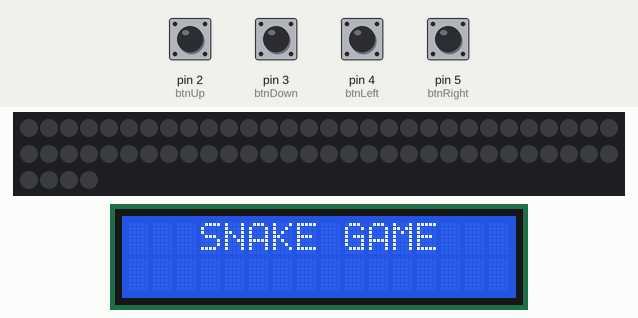
Bench run of a sketch on a simulated Arduino Uno, built with avr-gcc and run on an emulated ATmega328P. Shown: 64 RGB LEDs in strip order, left to right, continuing on the next row, 16×2 character LCD. Inputs (shaded band) come from the test bench; at power-on: pin 2 (btnUp), pin 3 (btnDown), pin 4 (btnLeft), pin 5 (btnRight) HIGH. Dim RGB values are drawn brighter than linear; random numbers use the default seed unless the sketch sets one.

Above: at 0.1 s.
At 2.7 s:
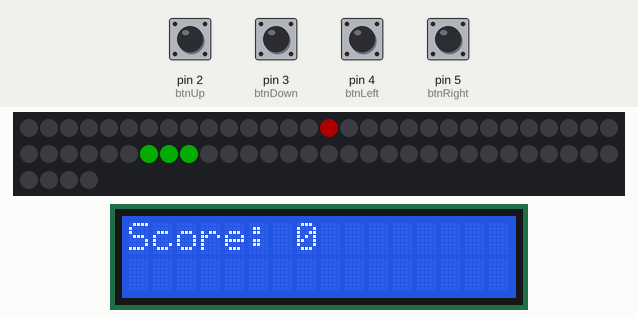
2.8 s: pin 2 (btnUp) pulled LOW for 0.75 s
5.4 s: pin 4 (btnLeft) pulled LOW for 0.75 s
7.9 s: pin 3 (btnDown) pulled LOW for 0.75 s
10.3 s: pin 5 (btnRight) pulled LOW for 0.75 s
At 15.3 s:
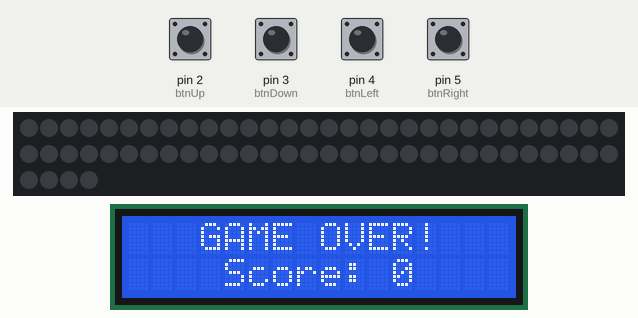
Timing chart, 0 to 16.8 s (numbered marks = the images above; inputs shaded):
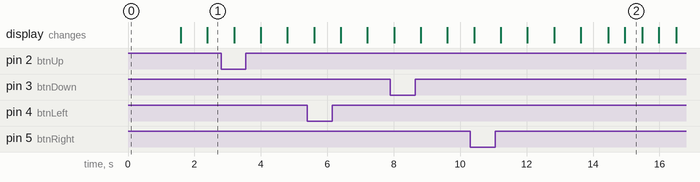

The sketch:

main.ino
```cpp
#include <Adafruit_NeoPixel.h>
#include <Adafruit_LiquidCrystal.h>

#define PIN 6
#define NUMPIXELS 64

Adafruit_NeoPixel pixels = Adafruit_NeoPixel(NUMPIXELS, PIN, NEO_GRB + NEO_KHZ800);
Adafruit_LiquidCrystal lcd(0);


const int btnUp = 2;
const int btnDown = 3;
const int btnLeft = 4;
const int btnRight = 5;

int snakeX[64];
int snakeY[64];
int snakeLen = 3;

int dirX = 1;
int dirY = 0;

int foodX;
int foodY;
int score = 0;

bool gameOver = false;

void setup() {
  pixels.begin();
  pixels.setBrightness(50);

  pinMode(btnUp, INPUT_PULLUP);
  pinMode(btnDown, INPUT_PULLUP);
  pinMode(btnLeft, INPUT_PULLUP);
  pinMode(btnRight, INPUT_PULLUP);

  snakeX[0] = 4; snakeY[0] = 4;
  snakeX[1] = 3; snakeY[1] = 4;
  snakeX[2] = 2; snakeY[2] = 4;

  lcd.begin(16, 2);
  lcd.setCursor(3, 0);
  lcd.print("SNAKE GAME");
  delay(1500);
  lcd.clear();

  lcd.setCursor(0, 0);
  lcd.print("Score: 0");

  spawnFood();
}

void loop() {
  if (gameOver) {
    lcd.clear();
    lcd.setCursor(3, 0);
    lcd.print("GAME OVER!");
    lcd.setCursor(4, 1);
    lcd.print("Score: ");
    lcd.print(score);

    pixels.fill(pixels.Color(255, 0, 0));
    pixels.show();
    delay(500);
    pixels.clear();
    pixels.show();
    delay(500);
    return;
  }

  if (digitalRead(btnUp) == LOW && dirY != 1) { dirX = 0; dirY = -1; }
  else if (digitalRead(btnDown) == LOW && dirY != -1) { dirX = 0; dirY = 1; }
  else if (digitalRead(btnLeft) == LOW && dirX != 1) { dirX = -1; dirY = 0; }
  else if (digitalRead(btnRight) == LOW && dirX != -1) { dirX = 1; dirY = 0; }


  for (int i = snakeLen - 1; i > 0; i--) {
    snakeX[i] = snakeX[i - 1];
    snakeY[i] = snakeY[i - 1];
  }

  snakeX[0] += dirX;
  snakeY[0] += dirY;

  if (snakeX[0] < 0 || snakeX[0] > 7 || snakeY[0] < 0 || snakeY[0] > 7) {
    gameOver = true;
  }

  for (int i = 1; i < snakeLen; i++) {
    if (snakeX[0] == snakeX[i] && snakeY[0] == snakeY[i]) {
      gameOver = true;
    }
  }

  if (snakeX[0] == foodX && snakeY[0] == foodY) {
    if (snakeLen < 64) snakeLen++;
    score++;

    lcd.setCursor(7, 0);
    lcd.print(score);

    spawnFood();
  }

  pixels.clear();
  pixels.setPixelColor(getPixel(foodX, foodY), pixels.Color(255, 0, 0));
  for (int i = 0; i < snakeLen; i++) {
    pixels.setPixelColor(getPixel(snakeX[i], snakeY[i]), pixels.Color(0, 255, 0));
  }
  pixels.show();
  // Játék sebessége
  delay(800);
}

void spawnFood() {
  bool valid = false;
  while (!valid) {
    foodX = random(0, 8);
    foodY = random(0, 8);
    valid = true;
    for (int i = 0; i < snakeLen; i++) {
      if (snakeX[i] == foodX && snakeY[i] == foodY) {
        valid = false;
        break;
      }
    }
  }
}

int getPixel(int x, int y) {
  return y * 8 + x;
}
```

Measured:
- what the display in image 2 shows lasts 0.5 s, from 15.0 s to 15.5 s
